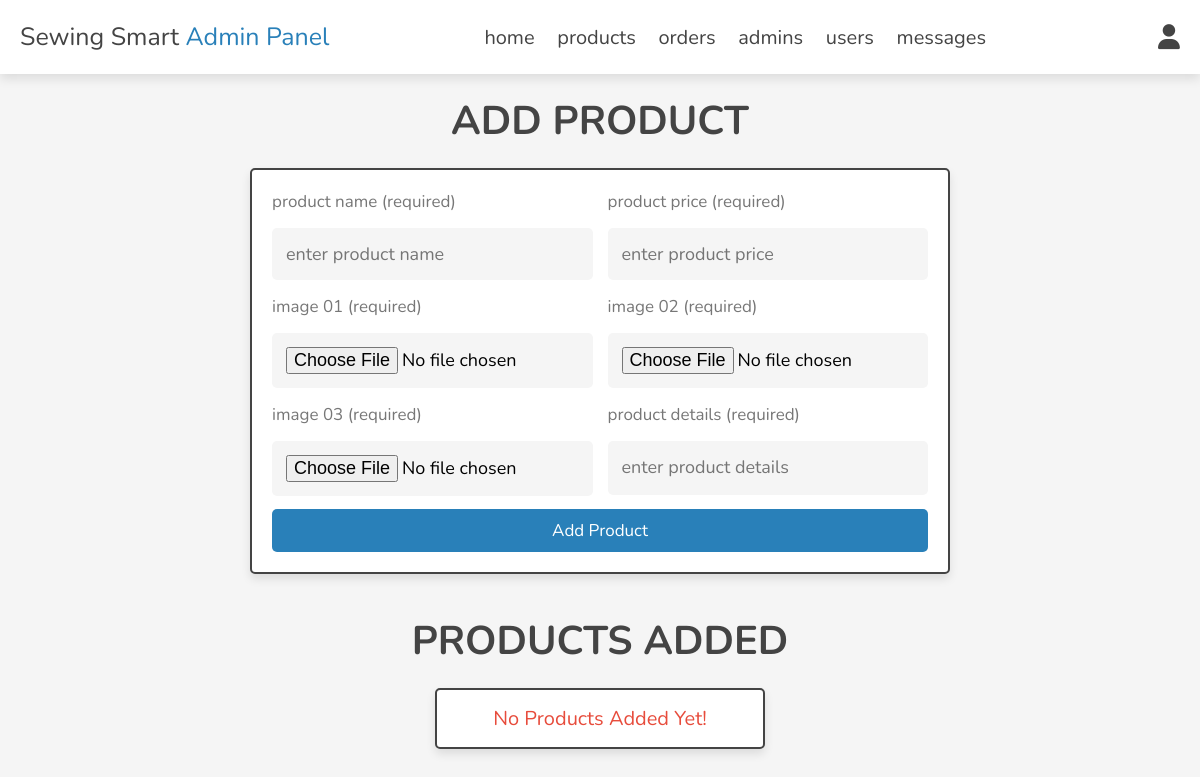
The page /admin/products.php (signed in) on the database as committed earlier.
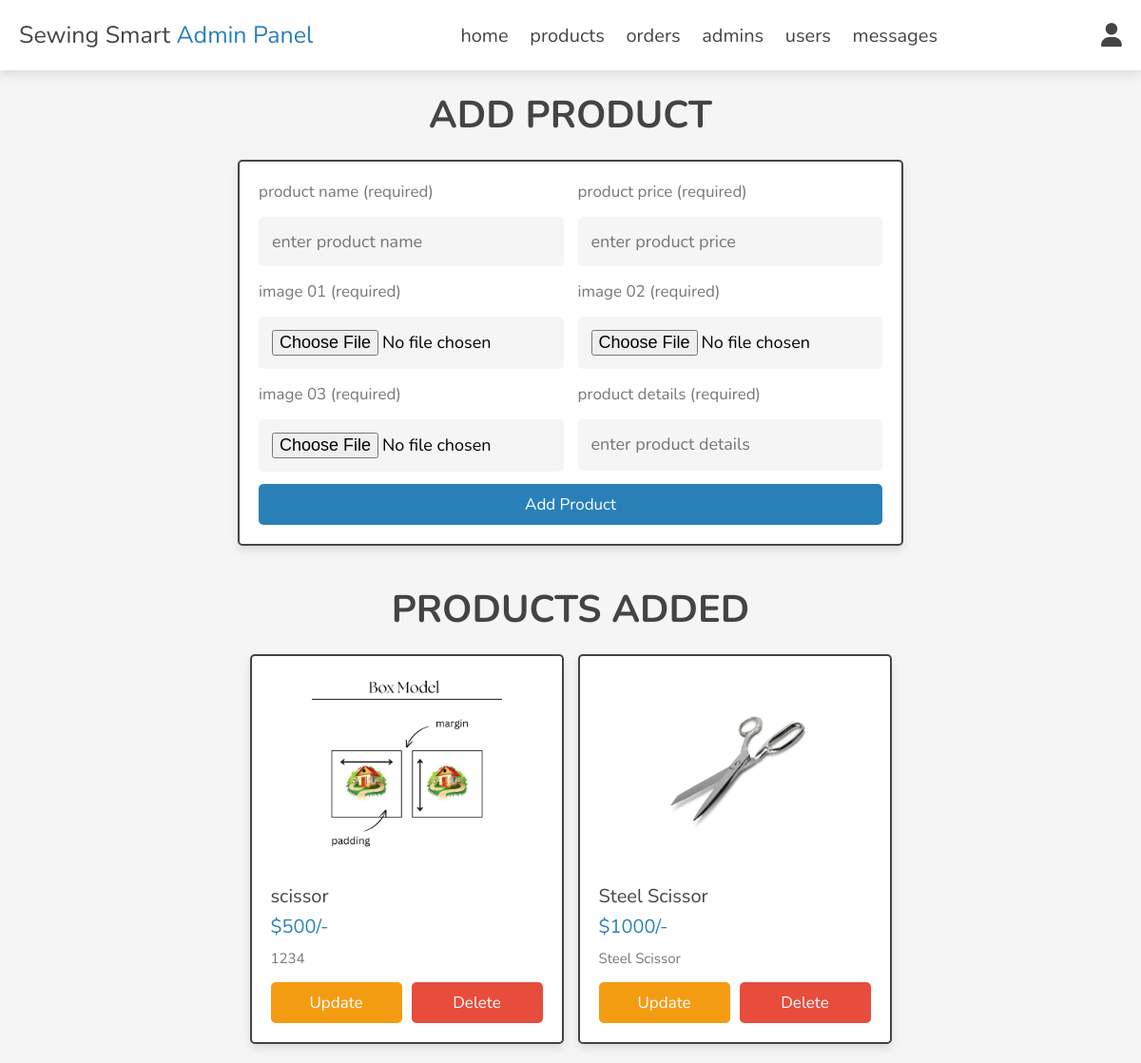
The same page on the database as committed later.
### tables this page shows
CREATE TABLE `products` (
  `id` int(100) NOT NULL,
  `name` varchar(100) NOT NULL,
  `details` varchar(500) NOT NULL,
  `price` int(10) NOT NULL,
  `image_01` varchar(100) NOT NULL,
  `image_02` varchar(100) NOT NULL,
  `image_03` varchar(100) NOT NULL
);

### admin/products.php (the view, shortened to what this page needs)
<?php
include '../components/connect.php';
?>
<!DOCTYPE html>
<html lang="en">
<head>
   <link rel="stylesheet" href="https://cdnjs.cloudflare.com/ajax/libs/font-awesome/6.1.1/css/all.min.css">
   <link rel="stylesheet" href="../css/admin_style.css">
</head>
<body>
<?php include '../components/admin_header.php'; ?>
<section class="add-products">
   <h1 class="heading">add product</h1>
   <form action="" method="post" enctype="multipart/form-data">
      <div class="flex">
         <div class="inputBox">
            <span>product name (required)</span>
            <input type="text" class="box" required maxlength="100" placeholder="enter product name" name="name">
         </div>
         <div class="inputBox">
            <span>product price (required)</span>
            <input type="number" min="0" class="box" required max="9999999999" placeholder="enter product price" onkeypress="if(this.value.length == 10) return false;" name="price">
         </div>
        <div class="inputBox">
            <span>image 01 (required)</span>
            <input type="file" name="image_01" accept="image/jpg, image/jpeg, image/png, image/webp" class="box" required>
        </div>
        <div class="inputBox">
            <span>image 02 (required)</span>
            <input type="file" name="image_02" accept="image/jpg, image/jpeg, image/png, image/webp" class="box" required>
        </div>
        <div class="inputBox">
            <span>image 03 (required)</span>
            <input type="file" name="image_03" accept="image/jpg, image/jpeg, image/png, image/webp" class="box" required>
        </div>
         <div class="inputBox">
            <span>product details (required)</span>
            <textarea name="details" placeholder="enter product details" class="box" required maxlength="500" cols="30" rows="10"></textarea>
         </div>
      </div>
      <input type="submit" value="add product" class="btn" name="add_product">
   </form>
</section>
<section class="show-products">
   <h1 class="heading">products added</h1>
   <div class="box-container">
   <?php
      $select_products = $conn->prepare("SELECT * FROM `products`");
      $select_products->execute();
      if($select_products->rowCount() > 0){
         while($fetch_products = $select_products->fetch(PDO::FETCH_ASSOC)){
   ?>
   <div class="box">
      <img src="../uploaded_img/<?= $fetch_products['image_01']; ?>" alt="">
      <div class="name"><?= $fetch_products['name']; ?></div>
      <div class="price">$<span><?= $fetch_products['price']; ?></span>/-</div>
      <div class="details"><span><?= $fetch_products['details']; ?></span></div>
      <div class="flex-btn">
         <a href="update_product.php?update=<?= $fetch_products['id']; ?>" class="option-btn">update</a>
         <a href="products.php?delete=<?= $fetch_products['id']; ?>" class="delete-btn" onclick="return confirm('delete this product?');">delete</a>
      </div>
   </div>
   <?php
         }
      }else{
         echo '<p class="empty">no products added yet!</p>';
      }
   ?>
   </div>
</section>
</body>
</html>

Rows that differ between the two databases and show on the page:
added products: image_01 (picture), name "scissor", price "500", details "1234"
added products: image_01 (picture), name "Steel Scissor", price "1000", details "Steel Scissor"
Other text that changed with them:
text no longer shown: "No Products Added Yet!"
